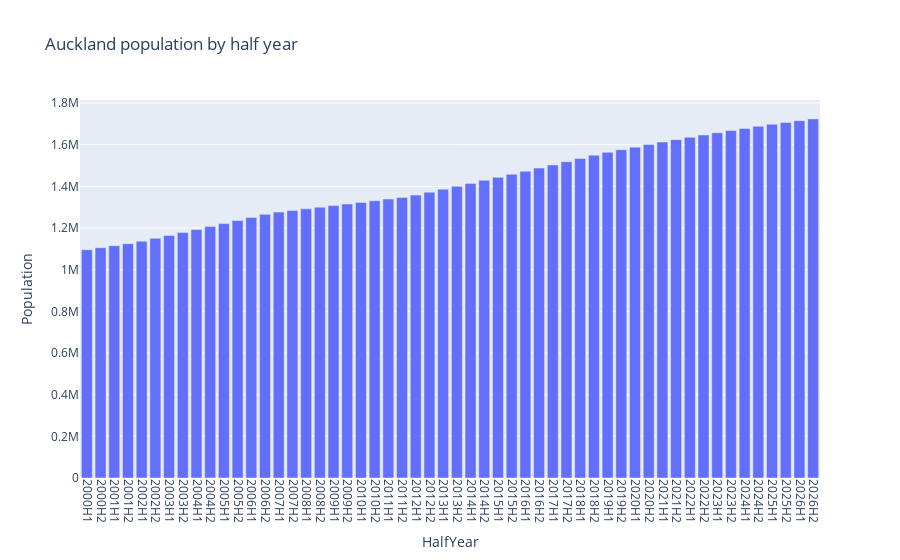

Here is the notebook cell this chart was saved with:
### Code cell
fig = px.bar(auckland_half_year_population, x='HalfYear', y='Population', 
              title='Auckland population by half year')
fig.update_layout(
    xaxis=dict(
        tickmode='linear',
        tick0=min(auckland_half_year_population['HalfYear']),
        dtick=1,
        tickangle=90
    )
)
fig.show()

### Figure 1 — Plotly figure (JSON) as saved in the notebook; plotly's stock layout.template omitted (floating-point values rounded to 4 significant figures)
{"data": [{"alignmentgroup": "True", "hovertemplate": "HalfYear=%{x}<br>Population=%{y}<extra></extra>", "legendgroup": "", "marker": {"color": "#636efa", "pattern": {"shape": ""}}, "name": "", "offsetgroup": "", "orientation": "v", "showlegend": false, "textposition": "auto", "type": "bar", "x": ["2000H1", "2000H2", "2001H1", "2001H2", "2002H1", "2002H2", "2003H1", "2003H2", "2004H1", "2004H2", "2005H1", "2005H2", "2006H1", "2006H2", "2007H1", "2007H2", "2008H1", "2008H2", "2009H1", "2009H2", "2010H1", "2010H2", "2011H1", "2011H2", "2012H1", "2012H2", "2013H1", "2013H2", "2014H1", "2014H2", "2015H1", "2015H2", "2016H1", "2016H2", "2017H1", "2017H2", "2018H1", "2018H2", "2019H1", "2019H2", "2020H1", "2020H2", "2021H1", "2021H2", "2022H1", "2022H2", "2023H1", "2023H2", "2024H1", "2024H2", "2025H1", "2025H2", "2026H1", "2026H2"], "xaxis": "x", "y": [1095750, 1105250, 1115000, 1125000, 1136750, 1150250, 1164000, 1178000, 1192250, 1206750, 1221250, 1235750, 1250500, 1265500, 1276750, 1284250, 1292000, 1300000, 1307750, 1315250, 1323000, 1331000, 1339000, 1347000, 1358000, 1372000, 1386000, 1400000, 1414250, 1428750, 1443250, 1457750, 1472500, 1487500, 1502750, 1518250, 1533750, 1549250, 1563250, 1575750, 1588250, 1600750, 1612750, 1624250, 1635500, 1646500, 1657250, 1667750, 1678000, 1688000, 1697500, 1706500, 1715250, 1723750], "yaxis": "y"}], "layout": {"barmode": "relative", "legend": {"tracegroupgap": 0}, "title": {"text": "Auckland population by half year"}, "xaxis": {"anchor": "y", "domain": [0, 1], "dtick": 1, "tick0": "2000H1", "tickangle": 90, "tickmode": "linear", "title": {"text": "HalfYear"}}, "yaxis": {"anchor": "x", "domain": [0, 1], "title": {"text": "Population"}}}}
